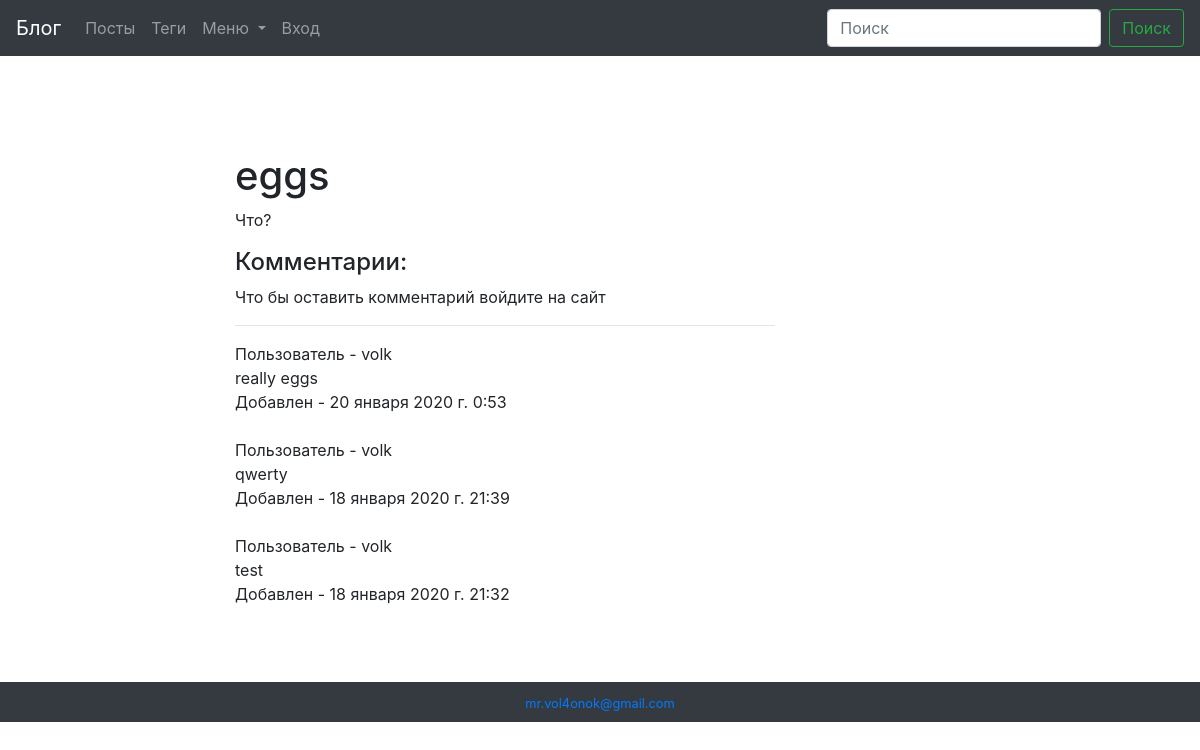
/blog/post/eggs-1579206151/, run on an earlier commit of the app's database.
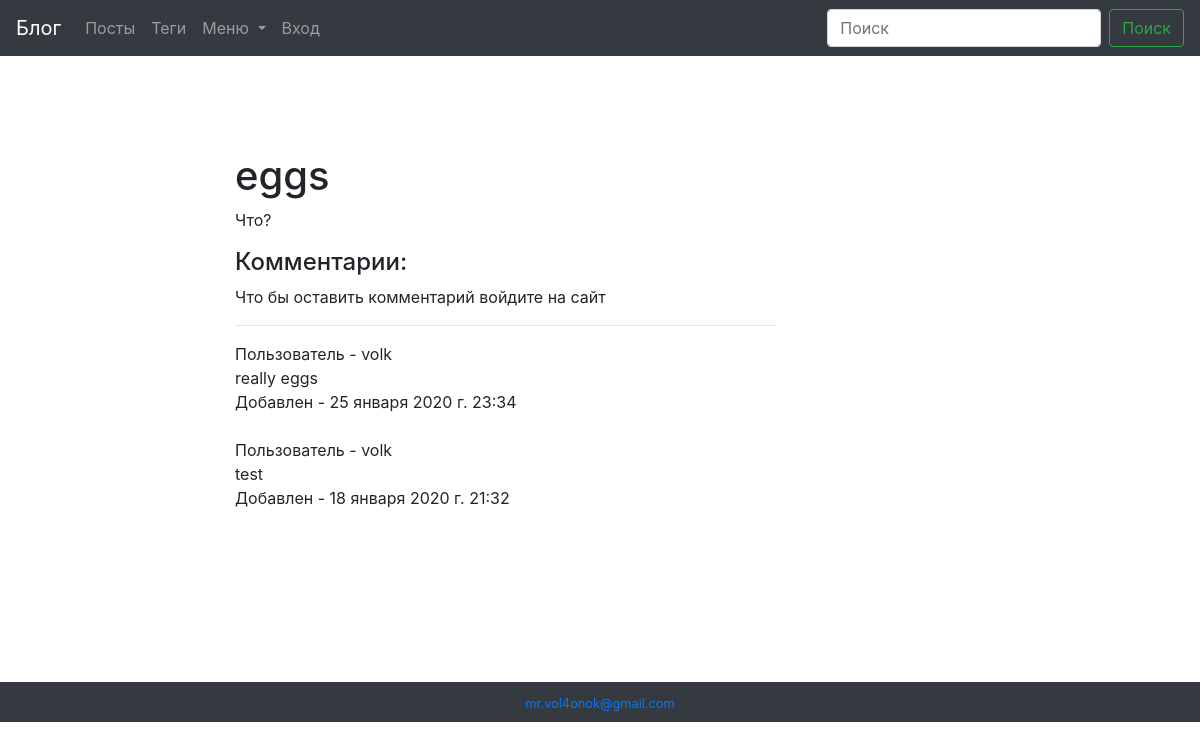
And on a later commit of the database.
### blog/models.py (models this page shows, shortened)
class Comment(models.Model):
    body = models.TextField('Комментарий')
    create_date = models.DateTimeField('Дата создания', auto_now=True)
    moderation = models.BooleanField(default=True)
    post = models.ForeignKey(
        Post,
        verbose_name='Пост',
        on_delete=models.CASCADE,
        related_name='comments'
    )
    author = models.ForeignKey(
        User,
        verbose_name='Автор',
        on_delete=models.CASCADE
    )
    class Meta:
        ordering = ['-create_date']
        verbose_name = 'Комментарий'
        verbose_name_plural = 'Комментарии'

### blog/views.py (the view, shortened to what this page needs)
# urls.py: path('post/<str:slug>/', PostDetail.as_view(), name='post_detail_url'),
class PostDetail(ObjectDetailMixin, View):
    model = Post
    template = 'blog/post_detail.html'
    model_form = CommentForm
    raise_exception = True

### blog/forms.py
class CommentForm(forms.ModelForm):
    class Meta:
        model = Comment
        fields = ['body']
        widgets = {
            'body': forms.Textarea(attrs={'class': 'form-control', 'rows': 4, 'cols': 40})
        }

### blog/utils.py (called while the page is built)
    def get(self, request, slug):
        obj = get_object_or_404(self.model, slug__iexact=slug, published=True)
        context = {
            self.model.__name__.lower(): obj,
            'admin_object': obj,
            'detail': True,
        }
        if self.model_form:
            form = self.model_form()
            context['form'] = form
        return render(request, self.template, context)

### menu/templatetags/menu_tags.py (called while the page is built)
def get_menu_item(menu):
    return MenuItem.objects.filter(
        menu__name=menu,
        menu__published=True,
        published=True
    )

@register.inclusion_tag('base/tags/base_tag.html', takes_context=True)
def menu_item(context, menu, template='menu/menu_item_tag.html', static='css/style.css'):
    return {
        'template': template,
        'items': get_menu_item(menu),
        'static': static
    }

### blog/templates/blog/post_detail.html (shortened to what this page needs)
{% extends 'blog/base_blog.html' %}
{% block content %}
    <h1 class="mt-5">
        {{ post.title }}
    </h1>
    <div class="box">
        <p>
            {{ post.body }}
        </p>
    </div>
    <h4>Комментарии:</h4>
    {% if user.is_authenticated %}
        <form action="" method="post">
            {% csrf_token %}
            {% for field in form %}
                <div class="form-group">
                    {{ field }}
                </div>
            {% endfor %}
            <button class="btn btn-dark" type="submit" name="button">Отправить</button>
        </form>
    {% else %}
        <p>Что бы оставить комментарий войдите на сайт</p>
    {% endif %}
    <hr>
    {% for comment in post.comments.all %}
        Пользователь - {{ comment.author }}<br>
        {{ comment.body }} <br>
        Добавлен - {{ comment.create_date }}<br><br>
    {% endfor %}
{% endblock %}

What changed in the data, as far as the page shows it:
removed Comment: author "volk", body "qwerty", create_date "18 января 2020 г. 21:39"
changed Comment "really eggs": create_date "20 января 2020 г. 0:53" → "25 января 2020 г. 23:34"
